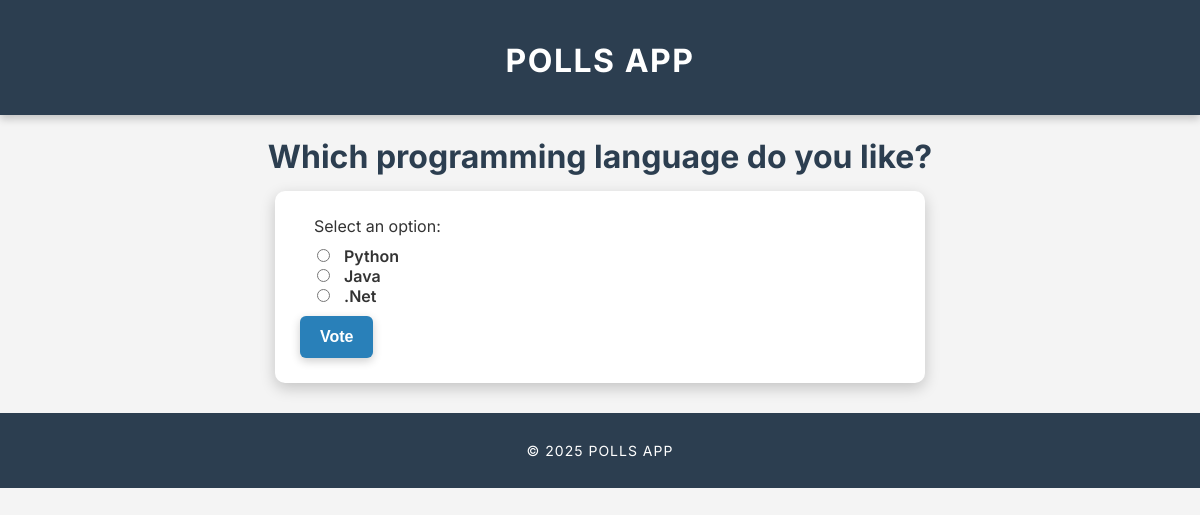
Screenshot of /polls/4/ with the database file from the repository.
### polls/models.py (models this page shows, shortened)
class Question(models.Model):
    question_text = models.CharField(max_length=200)
    pub_date = models.DateTimeField("date published")

class Choice(models.Model):
    question = models.ForeignKey(Question, on_delete=models.CASCADE)
    choice_text = models.CharField(max_length=200)
    votes = models.IntegerField(default=0)

### polls/views.py (the view)
# urls.py: path("<int:question_id>/", views.detail, name="detail"),
def detail(request, question_id):
    question = get_object_or_404(Question, pk=question_id)
    return render(request, "polls/detail.html", {"question": question})

### polls/templates/polls/detail.html (shortened to what this page needs)
{% extends "polls/base.html" %}
{% block content %}
    <h1>{{ question.question_text }}</h1>
    <form action="{% url 'polls:vote' question.id %}" method="post">
        <fieldset>
            <legend>Select an option:</legend>
            {% for choice in question.choice_set.all %}
                <label>
                    <input type="radio" name="choice" value="{{ choice.id }}">
                    {{ choice.choice_text }}
                </label><br>
            {% endfor %}
        </fieldset>
        <button type="submit">Vote</button>
    </form>
{% endblock %}

### polls/static/polls/css/style.css (style rules this page uses)
body { font-family: 'Inter', sans-serif; background: #f4f4f4; color: #333; margin: 0; padding: 0; text-align: center; }
h1 { color: #2c3e50; font-size: 32px; margin-bottom: 15px; font-weight: 700; }
form { background: white; color: #333; padding: 25px; border-radius: 10px; box-shadow: 0 5px 15px rgba(0, 0, 0, 0.2); width: 50%; display: inline-block; text-align: left; }
fieldset { border: none; padding: 10px; }
input[type="radio"] { margin-right: 10px; }
label { font-size: 16px; font-weight: 600; cursor: pointer; }
button, input[type="submit"] { background: #2980b9; color: white; border: none; padding: 12px 20px; border-radius: 6px; cursor: pointer; font-size: 16px; font-weight: bold; transition: all 0.3s ease-in-out; box-shadow: 0 3px 10px rgba(0, 0, 0, 0.2); }
h1, ul, form, .button { animation: fadeIn 0.6s ease-in-out; }

### rows the page displays
Question: question_text "Which programming language do you like?"
Choice: choice_text "Python"
Choice: choice_text "Java"
Choice: choice_text ".Net"
